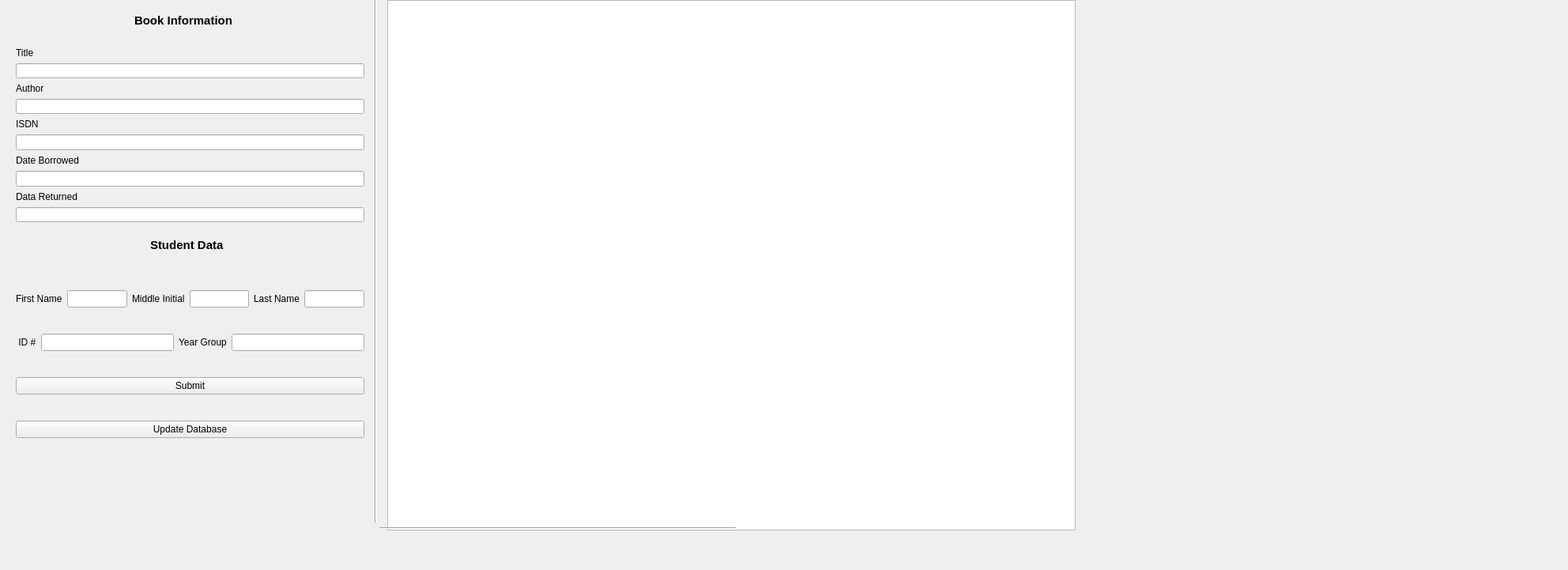
<?xml version="1.0" encoding="UTF-8"?>
<ui version="4.0">
 <class>Form</class>
 <widget class="QWidget" name="Form">
  <property name="geometry">
   <rect>
    <x>0</x>
    <y>0</y>
    <width>1984</width>
    <height>721</height>
   </rect>
  </property>
  <property name="windowTitle">
   <string>Form</string>
  </property>
  <widget class="Line" name="line">
   <property name="geometry">
    <rect>
     <x>440</x>
     <y>-10</y>
     <width>71</width>
     <height>671</height>
    </rect>
   </property>
   <property name="orientation">
    <enum>Qt::Vertical</enum>
   </property>
  </widget>
  <widget class="QWidget" name="layoutWidget">
   <property name="geometry">
    <rect>
     <x>490</x>
     <y>0</y>
     <width>871</width>
     <height>671</height>
    </rect>
   </property>
   <layout class="QHBoxLayout" name="horizontalLayout_3">
    <item>
     <widget class="QTableView" name="tableView"/>
    </item>
   </layout>
  </widget>
  <widget class="QWidget" name="layoutWidget">
   <property name="geometry">
    <rect>
     <x>20</x>
     <y>340</y>
     <width>441</width>
     <height>241</height>
    </rect>
   </property>
   <layout class="QGridLayout" name="gridLayout">
    <item row="0" column="0">
     <layout class="QHBoxLayout" name="horizontalLayout">
      <item>
       <widget class="QLabel" name="label">
        <property name="text">
         <string>First Name</string>
        </property>
       </widget>
      </item>
      <item>
       <widget class="QLineEdit" name="firstE"/>
      </item>
      <item>
       <widget class="QLabel" name="label_2">
        <property name="text">
         <string>Middle Initial</string>
        </property>
       </widget>
      </item>
      <item>
       <widget class="QLineEdit" name="middleE"/>
      </item>
      <item>
       <widget class="QLabel" name="label_3">
        <property name="text">
         <string>Last Name</string>
        </property>
       </widget>
      </item>
      <item>
       <widget class="QLineEdit" name="lastE"/>
      </item>
     </layout>
    </item>
    <item row="2" column="0">
     <widget class="QPushButton" name="submit">
      <property name="text">
       <string>Submit</string>
      </property>
     </widget>
    </item>
    <item row="1" column="0">
     <layout class="QVBoxLayout" name="verticalLayout_2">
      <item>
       <layout class="QHBoxLayout" name="horizontalLayout_2">
        <item>
         <widget class="QLabel" name="label_4">
          <property name="text">
           <string> ID #</string>
          </property>
         </widget>
        </item>
        <item>
         <widget class="QLineEdit" name="idE"/>
        </item>
        <item>
         <widget class="QLabel" name="label_5">
          <property name="text">
           <string>Year Group</string>
          </property>
         </widget>
        </item>
        <item>
         <widget class="QLineEdit" name="ygE"/>
        </item>
       </layout>
      </item>
     </layout>
    </item>
    <item row="3" column="0">
     <widget class="QPushButton" name="updatabase">
      <property name="text">
       <string>Update Database</string>
      </property>
     </widget>
    </item>
   </layout>
  </widget>
  <widget class="QWidget" name="layoutWidget">
   <property name="geometry">
    <rect>
     <x>20</x>
     <y>60</y>
     <width>441</width>
     <height>221</height>
    </rect>
   </property>
   <layout class="QVBoxLayout" name="verticalLayout">
    <item>
     <widget class="QLabel" name="label_6">
      <property name="text">
       <string>Title</string>
      </property>
     </widget>
    </item>
    <item>
     <widget class="QLineEdit" name="titleE"/>
    </item>
    <item>
     <widget class="QLabel" name="label_8">
      <property name="text">
       <string>Author</string>
      </property>
     </widget>
    </item>
    <item>
     <widget class="QLineEdit" name="authorE"/>
    </item>
    <item>
     <widget class="QLabel" name="label_10">
      <property name="text">
       <string>ISDN</string>
      </property>
     </widget>
    </item>
    <item>
     <widget class="QLineEdit" name="isdnE"/>
    </item>
    <item>
     <widget class="QLabel" name="label_7">
      <property name="text">
       <string>Date Borrowed</string>
      </property>
     </widget>
    </item>
    <item>
     <widget class="QLineEdit" name="dbE"/>
    </item>
    <item>
     <widget class="QLabel" name="label_9">
      <property name="text">
       <string>Data Returned</string>
      </property>
     </widget>
    </item>
    <item>
     <widget class="QLineEdit" name="drE"/>
    </item>
   </layout>
  </widget>
  <widget class="Line" name="line_2">
   <property name="geometry">
    <rect>
     <x>480</x>
     <y>660</y>
     <width>451</width>
     <height>16</height>
    </rect>
   </property>
   <property name="orientation">
    <enum>Qt::Horizontal</enum>
   </property>
  </widget>
  <widget class="QLabel" name="label_11">
   <property name="geometry">
    <rect>
     <x>170</x>
     <y>10</y>
     <width>151</width>
     <height>31</height>
    </rect>
   </property>
   <property name="font">
    <font>
     <pointsize>11</pointsize>
     <weight>75</weight>
     <bold>true</bold>
    </font>
   </property>
   <property name="text">
    <string>Book Information </string>
   </property>
  </widget>
  <widget class="QLabel" name="label_12">
   <property name="geometry">
    <rect>
     <x>190</x>
     <y>300</y>
     <width>221</width>
     <height>20</height>
    </rect>
   </property>
   <property name="font">
    <font>
     <pointsize>11</pointsize>
     <weight>75</weight>
     <bold>true</bold>
    </font>
   </property>
   <property name="text">
    <string>Student Data</string>
   </property>
  </widget>
 </widget>
 <resources/>
 <connections/>
</ui>
